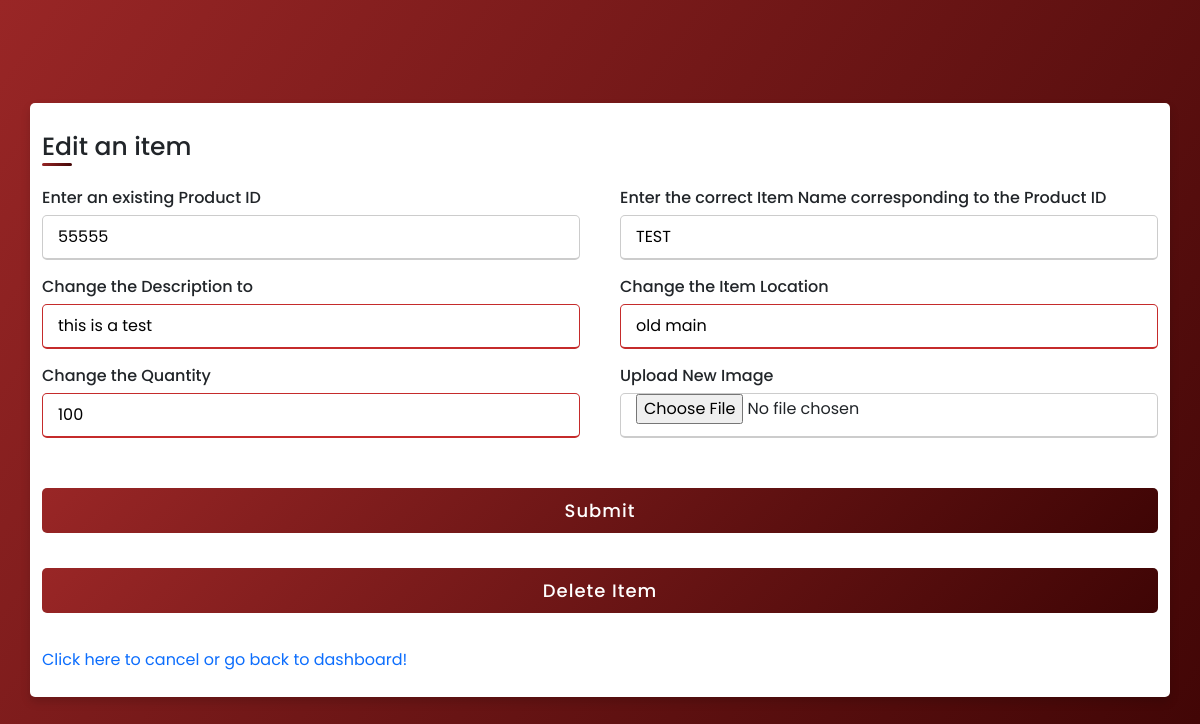
Page /user/Inventory/Edit_Check/1 (signed in) on the committed database.
### website/models.py (models this page shows)
class Inventory(db.Model):
    id = db.Column(db.Integer, primary_key=True)
    product_id = db.Column(db.Integer(), unique=True)
    product_name = db.Column(db.String(26))
    date_added = db.Column(db.DateTime(timezone=True), default=func.now())
    desc=db.Column(db.String(200))
    i_loc=db.Column(db.String(200))
    quantity= db.Column(db.Integer)
    group= db.Column(db.String(26))
    subgroup=db.Column(db.String(26))
    dispose=db.Column(db.Boolean)
    tracklow=db.Column(db.Boolean)
    lownum=db.Column(db.Integer)
    Creator = db.Column(db.Integer, db.ForeignKey('user.id', ondelete="CASCADE"),nullable=False) ##foreign key relationship //id of who added it.

### website/views.py (the view)
@views.route("/user/Inventory/Edit_Check/<id>")
@login_required
def edit_check(id):
    if session.get("id",None) is not None:
        product = Inventory.query.filter_by(id = id).first()
        return render_template("edit.html",user=current_user, data = product)
    else:
        flash("You do not have access to this page!", category="error")
        return redirect(url_for('views.home'))

### website/templates/edit.html (shortened to what this page needs)
<!DOCTYPE html>
<html lang="en" dir="ltr">
  <head>
    <link rel= "stylesheet" type= "text/css" href= "{{ url_for('static',filename='styles1.css') }}">
    <link href="https://cdn.jsdelivr.net/npm/bootstrap@5.1.3/dist/css/bootstrap.min.css" rel="stylesheet">
   </head>
<body>
  <div class="container">
    <div class="title">Edit an item</div>
    <div class="content">
      {% if session['ISstaff'] and session['id'] %}
      <form action="/user/Inventory/Edit" method="POST" enctype="multipart/form-data">
         <div class="user-details">
          {% if data %}
          <div class="input-box">
            <span class="details">Enter an existing Product ID</span>
            <input type="text" id="product_id" name ="product_id" placeholder={{data.product_id}} value={{data.product_id}} required readonly>
          </div>
          <div class="input-box">
            <span class="details">Enter the correct Item Name corresponding to the Product ID</span>
            <input type="text" id="product_name" name ="product_name" placeholder={{data.product_name}} value="{{data.product_name}}" required readonly>
          </div>
          <div class="input-box">
            <span class="details">Change the Description to </span>
            <input type="text"  id="desc" name ="desc" placeholder={{data.desc}} value="{{data.desc}}" required>
          </div>
          <div class="input-box">
            <span class="details">Change the Item Location</span>
            <input type="text"  id="i_loc" name ="i_loc" placeholder={{data.i_loc}} value="{{data.i_loc}}" required>
          </div>
          <div class="input-box">
            <span class="details">Change the Quantity</span>
            <input type="text"  id="quantity" name ="quantity" placeholder={{data.quantity}} value={{data.quantity}} required>
          </div>
          <div class="input-box">
            <span class="details">Upload New Image</span>
            <input type="file" name="file" autocomplete="off" required>
          </div>
          {% endif %}
        </div>
        <div class="button">
          <input type="submit" name="submit_button" value="Submit">
        </div>
        <div class = "button">
          <input type="submit" name="submit_button" value="Delete Item">
        </div>
        <div>
            <a style="text-decoration:none" style="align-items:center" href="{{url_for('views.user')}}">Click here to cancel or go back to dashboard!</a>
        </div>
      {% else %}
        <div>
          <a style="text-decoration:none" style="align-items:center" href="{{url_for('views.user')}}">You don't have access to edit an item!</a>
      </div>
      {% endif %}
      </form>
    </div>
  </div>
</body>
</html>

### website/static/styles1.css (style rules this page uses)
* { margin: 0; padding: 0; box-sizing: border-box; font-family: 'Poppins',sans-serif; }
body { height: 100vh; display: flex; justify-content: center; align-items: center; padding: 10px; background: linear-gradient(125deg, #992626, #3f0505); }
.container { max-width: 700px; width: 100%; background-color: #fff; padding: 25px 30px; border-radius: 5px; box-shadow: 0 5px 10px rgba(0,0,0,0.15); }
.container .title { font-size: 25px; font-weight: 500; position: relative; }
.container .title::before { content: ""; position: absolute; left: 0; bottom: 0; height: 3px; width: 30px; border-radius: 5px; background: linear-gradient(135deg, #992626, #3f0505); }
.content form .user-details { display: flex; flex-wrap: wrap; justify-content: space-between; margin: 20px 0 12px 0; }
form .user-details .input-box { margin-bottom: 15px; width: calc(100% / 2 - 20px); }
form .input-box span.details { display: block; font-weight: 500; margin-bottom: 5px; }
.user-details .input-box input { height: 45px; width: 100%; outline: none; font-size: 16px; border-radius: 5px; padding-left: 15px; border: 1px solid #ccc; border-bottom-width: 2px; transition: all 0.3s ease; }
.user-details .input-box input:focus, .user-details .input-box input:valid { border-color: #c52b2b; }
form .button { height: 45px; margin: 35px 0 }
form .button input { height: 100%; width: 100%; border-radius: 5px; border: none; color: #fff; font-size: 18px; font-weight: 500; letter-spacing: 1px; cursor: pointer; transition: all 0.3s ease; background: linear-gradient(135deg, #992626, #3f0505); }

### rows in the picture
Inventory: product_id "55555", product_name "TEST", desc "this is a test", i_loc "old main", quantity "100"
